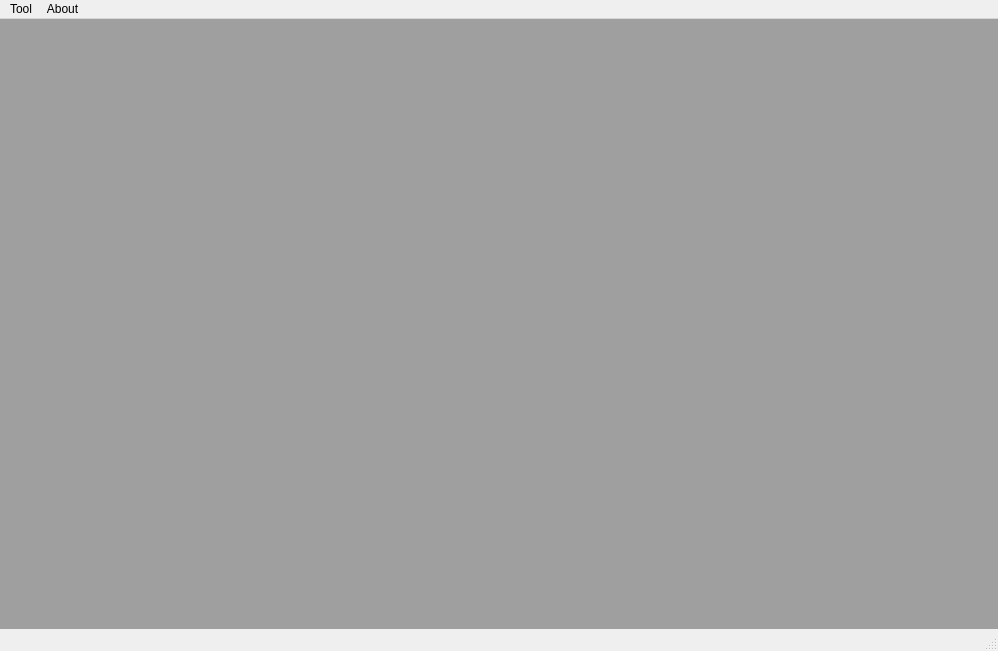
<?xml version="1.0" encoding="UTF-8"?>
<ui version="4.0">
 <class>MainWindow</class>
 <widget class="QMainWindow" name="MainWindow">
  <property name="geometry">
   <rect>
    <x>0</x>
    <y>0</y>
    <width>998</width>
    <height>651</height>
   </rect>
  </property>
  <property name="windowTitle">
   <string>MainWindow</string>
  </property>
  <property name="locale">
   <locale language="English" country="UnitedStates"/>
  </property>
  <widget class="QWidget" name="centralwidget">
   <layout class="QGridLayout" name="gridLayout">
    <property name="leftMargin">
     <number>0</number>
    </property>
    <property name="topMargin">
     <number>0</number>
    </property>
    <property name="rightMargin">
     <number>0</number>
    </property>
    <property name="bottomMargin">
     <number>0</number>
    </property>
    <item row="0" column="0">
     <widget class="QMdiArea" name="mdiArea">
      <property name="verticalScrollBarPolicy">
       <enum>Qt::ScrollBarAsNeeded</enum>
      </property>
      <property name="horizontalScrollBarPolicy">
       <enum>Qt::ScrollBarAsNeeded</enum>
      </property>
      <property name="sizeAdjustPolicy">
       <enum>QAbstractScrollArea::AdjustIgnored</enum>
      </property>
      <property name="viewMode">
       <enum>QMdiArea::TabbedView</enum>
      </property>
      <property name="tabsClosable">
       <bool>true</bool>
      </property>
      <property name="tabsMovable">
       <bool>true</bool>
      </property>
     </widget>
    </item>
   </layout>
  </widget>
  <widget class="QStatusBar" name="statusbar"/>
  <widget class="QMenuBar" name="menubar">
   <property name="geometry">
    <rect>
     <x>0</x>
     <y>0</y>
     <width>998</width>
     <height>26</height>
    </rect>
   </property>
   <property name="defaultUp">
    <bool>false</bool>
   </property>
   <widget class="QMenu" name="menuHelp">
    <property name="locale">
     <locale language="English" country="UnitedStates"/>
    </property>
    <property name="title">
     <string>About</string>
    </property>
    <addaction name="actionHelp"/>
    <addaction name="actionVersion"/>
   </widget>
   <widget class="QMenu" name="menuTool">
    <property name="title">
     <string>Tool</string>
    </property>
    <addaction name="actionDemo"/>
   </widget>
   <addaction name="menuTool"/>
   <addaction name="menuHelp"/>
  </widget>
  <action name="actionVersion">
   <property name="text">
    <string>Upgrade</string>
   </property>
  </action>
  <action name="actionHelp">
   <property name="text">
    <string>Help</string>
   </property>
  </action>
  <action name="actionDemo">
   <property name="text">
    <string>Demo</string>
   </property>
  </action>
 </widget>
 <resources/>
 <connections/>
</ui>
